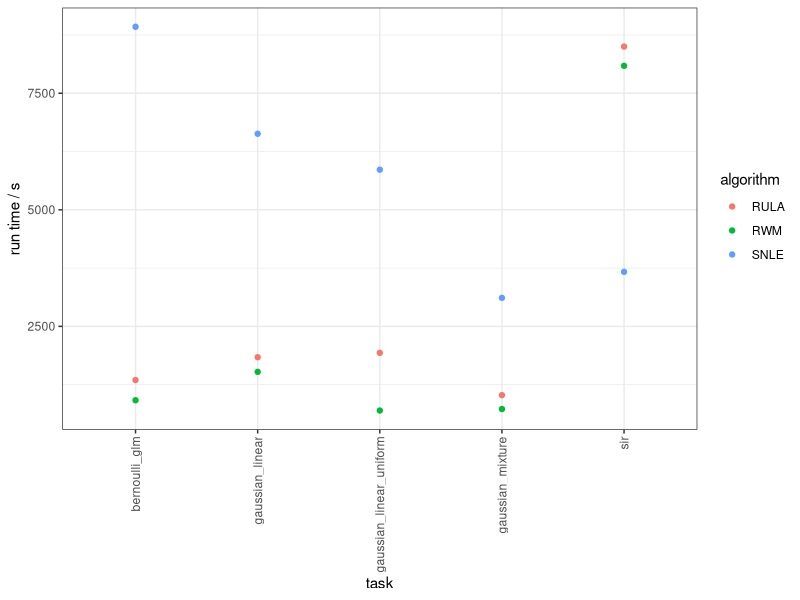
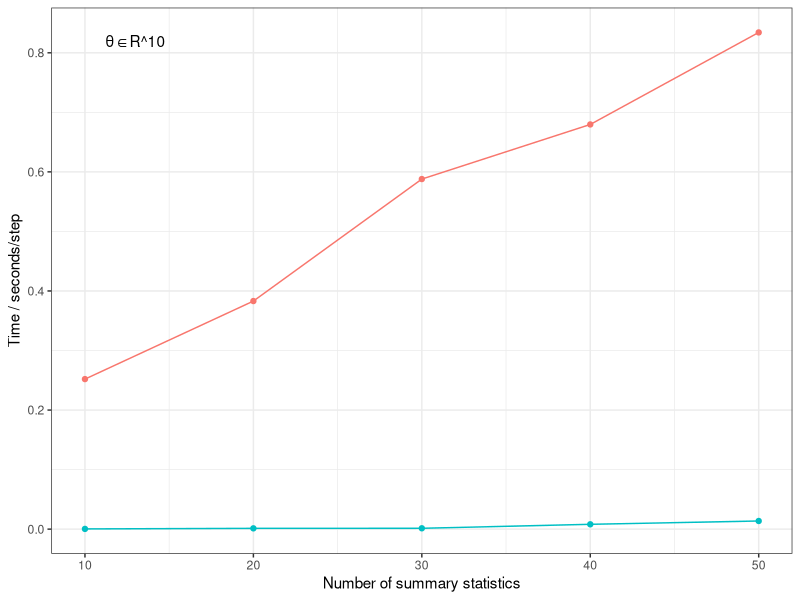
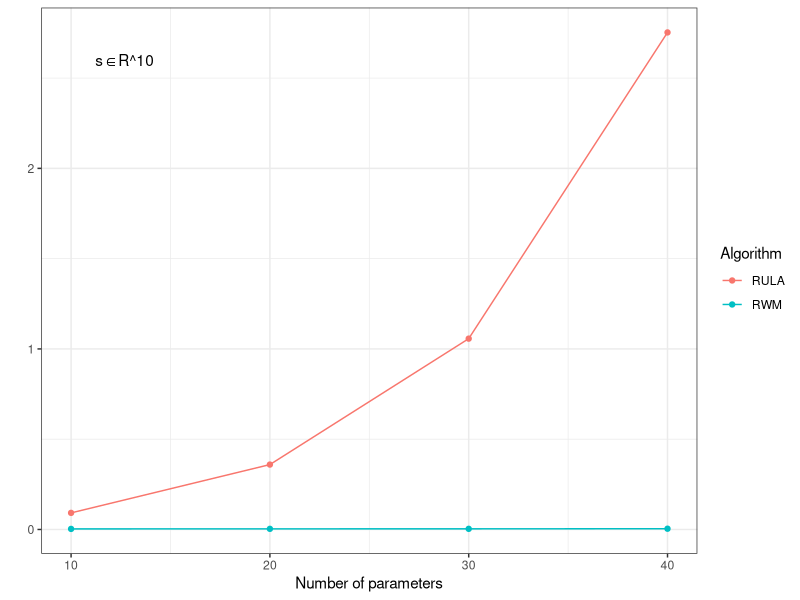
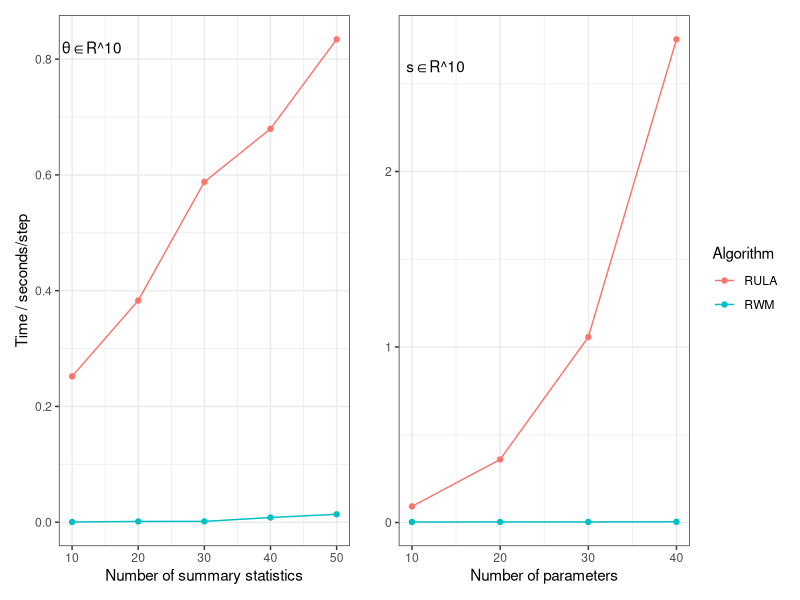
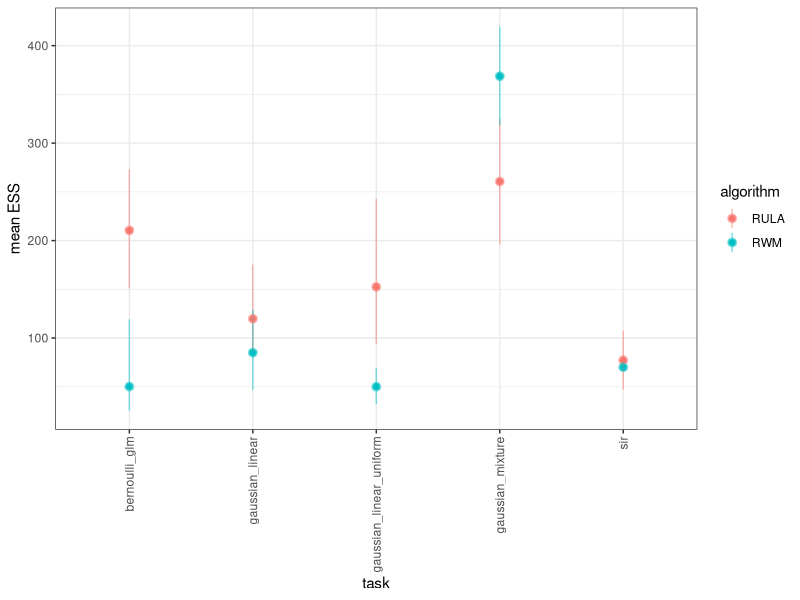
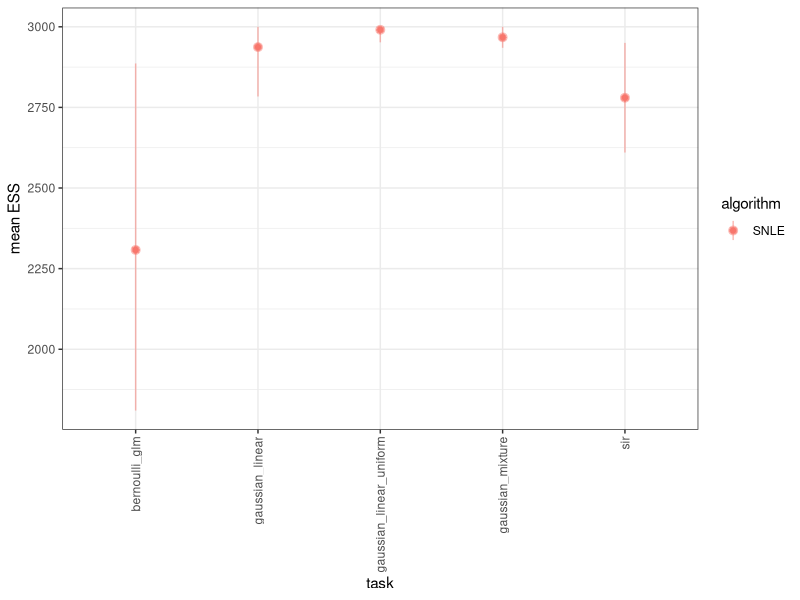
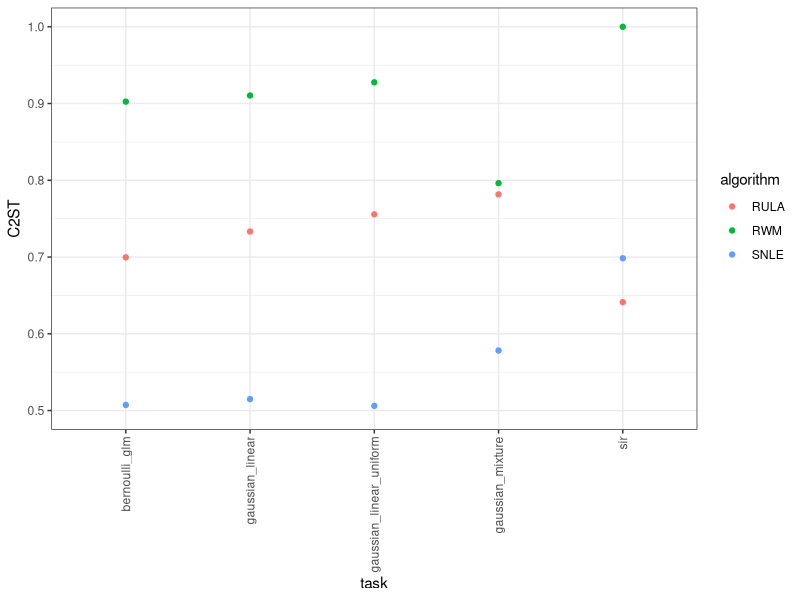
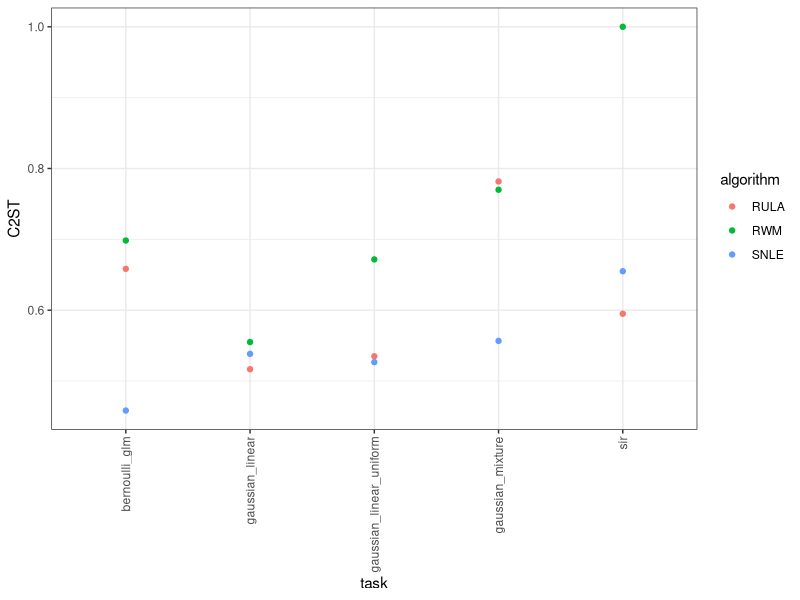

The R source for these figures, in order:
## ---- chunk 1
knitr::opts_chunk$set(echo = TRUE)
## ---- chunk 2
library(tidyverse)
library(patchwork)
theme_set(theme_bw())
## ---- chunk 3
df = read_csv("results/general_performance.csv")
df$algorithm[df$algorithm == "rula"] = "RULA"
df$algorithm[df$algorithm == "rwm"] = "RWM"
df$algorithm[df$algorithm == "snle"] = "SNLE"
df
## ---- chunk 4
ggplot(df, aes(y = run_time, x = task, col = algorithm)) +
  geom_point() +
  theme(axis.text.x = element_text(angle = 90, vjust = 0.5, hjust=1)) +
  labs(y = "run time / s")
ggsave("plots/run_times.png")
## ---- chunk 5
df_s_times = read_csv("results/mvn_times_sum_stats.csv")

df_s_times = df_s_times %>%
  pivot_longer(cols = c(rula_time_per_step, rwm_time_per_step),
               names_to = "Algorithm", values_to = "Time / seconds/step") %>%
  rename("Number of summary statistics" = n_sum_stats)

df_s_times$Algorithm[df_s_times$Algorithm == "rula_time_per_step"] = "RULA"
df_s_times$Algorithm[df_s_times$Algorithm == "rwm_time_per_step"] = "RWM"

p1 = df_s_times %>%
  ggplot(aes(x = `Number of summary statistics`,
             y = `Time / seconds/step`, col = Algorithm)) +
  geom_point() +
  geom_line() +
  theme(legend.position = "none") +
  annotate("text", x=13, y=0.82, label = "θ∈R^10")
p1

## ---- chunk 6
df_theta_times = read_csv("results/mvn_times_parameters.csv")

df_theta_times
df_theta_times = df_theta_times %>%
  pivot_longer(cols = c(rula_time_per_step, rwm_time_per_step),
               names_to = "Algorithm", values_to = "Time (seconds/step)") %>%
  rename("Number of parameters" = n_parameters)

df_theta_times$Algorithm[df_theta_times$Algorithm == "rula_time_per_step"] = "RULA"
df_theta_times$Algorithm[df_theta_times$Algorithm == "rwm_time_per_step"] = "RWM"

p2 = df_theta_times %>%
  ggplot(aes(x = `Number of parameters`,
             y = `Time (seconds/step)`, col = Algorithm)) +
  geom_line() +
  geom_point() +
  labs(y = "") +
  annotate("text", x=12.7, y=2.6, label = "s∈R^10")
p2

## ---- chunk 7
p1 + p2
ggsave("plots/run_times_mvn_example.png", width = 8, height = 4)
## ---- chunk 8
df %>%
  filter(algorithm != "SNLE") %>%
  ggplot(aes(x = task, y = mean_ess, col = algorithm)) +
    geom_point() +
    geom_pointrange(aes(ymin = min_ess, ymax = max_ess), alpha = 0.5) +
    theme(axis.text.x = element_text(angle = 90, vjust = 0.5, hjust=1)) +
    ylab("mean ESS")
ggsave("plots/ess.png")
## ---- chunk 9
df %>%
  filter(algorithm == "SNLE") %>%
  ggplot(aes(x = task, y = mean_ess, col = algorithm)) +
    geom_point() +
    geom_pointrange(aes(ymin = min_ess, ymax = max_ess), alpha = 0.5) +
    theme(axis.text.x = element_text(angle = 90, vjust = 0.5, hjust=1)) +
    ylab("mean ESS")

ggsave("plots/ess_snle.png")

## ---- chunk 10
df %>%
  ggplot(aes(x = task, y = c2st_all, col = algorithm), names_to = c("l")) +
  geom_point() + 
  theme(axis.text.x = element_text(angle = 90, vjust = 0.5, hjust=1)) +
  lims(y = c(0.5,1)) +
  labs(y = "C2ST")
ggsave("plots/c2st.png")
## ---- chunk 11
df %>%
  ggplot(aes(x = task, y = c2st_thinned, col = algorithm), names_to = c("l")) +
  geom_point() + 
  theme(axis.text.x = element_text(angle = 90, vjust = 0.5, hjust=1)) +
  labs(y = "C2ST")
ggsave("plots/c2st_thinned.png")
## ---- chunk 12
df %>%
  ggplot(aes(x = task, y = c2st_kde, col = algorithm), names_to = c("l")) +
  geom_point() + 
  theme(axis.text.x = element_text(angle = 90, vjust = 0.5, hjust=1)) +
  labs(y = "C2ST")
ggsave("plots/c2st_kde.png")
## ---- chunk 13
print(min(df$acceptance_rate, na.rm = TRUE))
print(max(df$acceptance_rate, na.rm = TRUE))
## ---- chunk 14
df %>%
  filter(algorithm == "RWM") %>%
  ggplot(aes(x = task, y = acceptance_rate)) +
  geom_point() +
  theme(axis.text.x = element_text(angle = 90, vjust = 0.5, hjust=1)) +
  lims(y = c(0, 0.6))

ggsave("plots/acceptance_rates.png")
## ---- chunk 15
kde_df = read_csv("results/kde_check.csv") %>%
  pivot_longer(cols = c(no_kde_c2st, kde_c2st), values_to = "C2ST", names_to = "KDE")

kde_df$KDE = kde_df$KDE == "kde_c2st"


ggplot(kde_df, aes(x = task, y = C2ST, col = KDE)) +
  geom_point() +
  theme(axis.text.x = element_text(angle = 90, vjust = 0.5, hjust=1))


